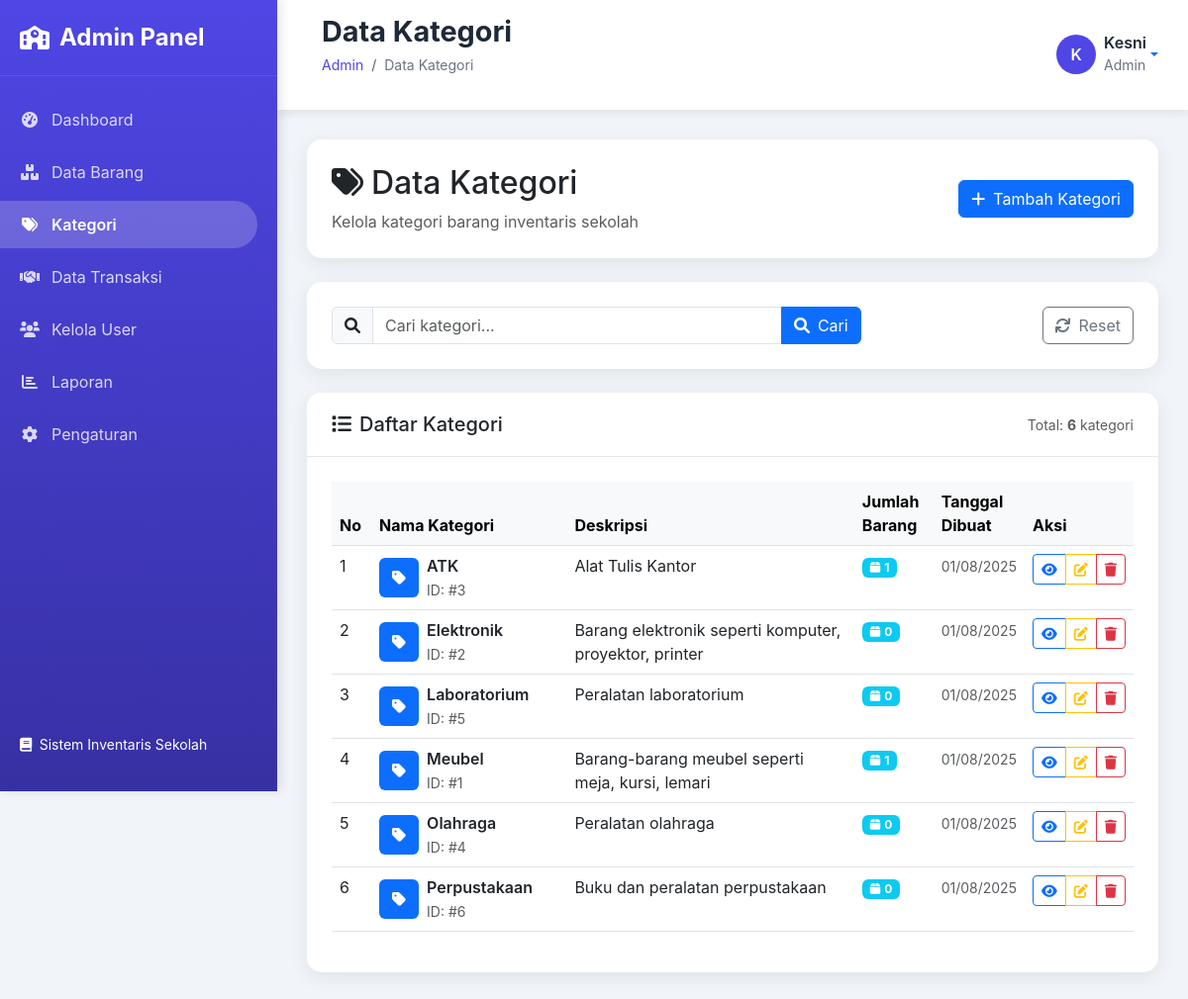
Page /admin/kategori/index.php (signed in) on the committed database.
### tables this page shows
CREATE TABLE `kategori` (
  `id` int(11) NOT NULL,
  `nama_kategori` varchar(100) NOT NULL,
  `deskripsi` text DEFAULT NULL,
  `created_at` timestamp NULL DEFAULT current_timestamp(),
  `updated_at` timestamp NULL DEFAULT current_timestamp() ON UPDATE current_timestamp()
);

### admin/kategori/index.php (the view, shortened to what this page needs)
<?php
require_once '../includes/header.php';
?>
<?php
try {
    $pdo = new PDO("mysql:host=localhost;dbname=inventaris_sekolah", "root", "");
    $pdo->setAttribute(PDO::ATTR_ERRMODE, PDO::ERRMODE_EXCEPTION);
    $page = isset($_GET['page']) ? (int)$_GET['page'] : 1;
    $limit = 10;
    $offset = ($page - 1) * $limit;
    $search = isset($_GET['search']) ? validateInput($_GET['search']) : '';
    $where_conditions = [];
    $params = [];
    $where_clause = !empty($where_conditions) ? "WHERE " . implode(" AND ", $where_conditions) : "";
    $count_query = "SELECT COUNT(*) as total FROM kategori l $where_clause";
    $stmt = $pdo->prepare($count_query);
    $stmt->execute($params);
    $total_records = $stmt->fetch()['total'];
    $query = "
    SELECT
        l.*,
        COUNT(b.id) as jumlah_barang
    FROM kategori l
    LEFT JOIN barang b ON l.id = b.kategori_id
    $where_clause
    GROUP BY l.id, l.nama_kategori, l.deskripsi, l.created_at, l.updated_at
    ORDER BY l.nama_kategori ASC
    LIMIT $limit OFFSET $offset
";
    $stmt = $pdo->prepare($query);
    $stmt->execute($params);
    $kategori_list = $stmt->fetchAll(PDO::FETCH_ASSOC);
} catch (Exception $e) {
    $kategori_list = [];
    $total_records = 0;
    $total_pages = 0;
}
?>
<div class="row mb-4">
    <div class="col-12">
        <div class="card">
            <div class="card-body">
                <div class="row align-items-center">
                    <div class="col-md-8">
                        <h2 class="mb-2">
                            <i class="fas fa-tags me-2"></i>Data Kategori
                        </h2>
                        <p class="text-muted mb-0">Kelola kategori barang inventaris sekolah</p>
                    </div>
                    <div class="col-md-4 text-md-end">
                        <div class="d-flex gap-2 justify-content-md-end">
                            <a href="?action=add" class="btn btn-primary">
                                <i class="fas fa-plus me-2"></i>Tambah Kategori
                            </a>
                        </div>
                    </div>
                </div>
            </div>
        </div>
    </div>
</div>
<div class="row mb-4">
    <div class="col-12">
        <div class="card">
            <div class="card-body">
                <form method="GET" action="" class="row g-3">
                    <div class="col-lg-8 col-md-6 col-12">
                        <div class="input-group">
                            <span class="input-group-text">
                                <i class="fas fa-search"></i>
                            </span>
                            <input type="text" class="form-control" id="search" name="search"
                                placeholder="Cari kategori..." value="<?= htmlspecialchars($search) ?>">
                            <button type="submit" class="btn btn-primary">
                                <i class="fas fa-search me-2"></i><span class="d-none d-md-inline">Cari</span>
                            </button>
                        </div>
                    </div>
                    <div class="col-lg-4 col-md-6 col-12 text-md-end">
                        <a href="index.php" class="btn btn-outline-secondary">
                            <i class="fas fa-refresh me-2"></i><span class="d-none d-md-inline">Reset</span>
                        </a>
                    </div>
                </form>
            </div>
        </div>
    </div>
</div>
<div class="row">
    <div class="col-12">
        <div class="card">
            <div class="card-header">
                <div class="row align-items-center">
                    <div class="col-md-6 col-12 mb-2 mb-md-0">
                        <h5 class="mb-0">
                            <i class="fas fa-list me-2"></i>Daftar Kategori
                        </h5>
                    </div>
                    <div class="col-md-6 col-12 text-md-end">
                        <small class="text-muted">
                            Total: <strong><?= number_format($total_records) ?></strong> kategori
                        </small>
                    </div>
                </div>
            </div>
            <div class="card-body">
                <?php if (empty($kategori_list)): ?>
                    <div class="text-center py-5">
                        <i class="fas fa-tags fa-3x text-muted mb-3"></i>
                        <h5>Tidak ada data kategori</h5>
                        <p class="text-muted">
                            <?= !empty($search) ? 'Tidak ada kategori yang sesuai dengan pencarian.' : 'Belum ada kategori yang ditambahkan.' ?>
                        </p>
                        <?php if (empty($search)): ?>
                            <a href="?action=add" class="btn btn-primary">
                                <i class="fas fa-plus me-2"></i>Tambah Kategori Pertama
                            </a>
                        <?php endif; ?>
                    </div>
                <?php else: ?>
                    <div class="table-responsive">
                        <table class="table table-hover">
                            <thead class="table-light">
                                <tr>
                                    <th width="5%">No</th>
                                    <th width="25%">Nama Kategori</th>
                                    <th width="40%" class="d-none d-md-table-cell">Deskripsi</th>
                                    <th width="10%">Jumlah Barang</th>
                                    <th width="10%">Tanggal Dibuat</th>
                                    <th width="10%">Aksi</th>
                                </tr>
                            </thead>
                            <tbody>
                                <?php foreach ($kategori_list as $index => $kategori): ?>
                                    <tr>
                                        <td><?= $offset + $index + 1 ?></td>
                                        <td>
                                            <div class="d-flex align-items-center">
                                                <div class="bg-primary rounded me-2 d-flex align-items-center justify-content-center"
                                                    style="width: 40px; height: 40px;">
                                                    <i class="fas fa-tag text-white"></i>
                                                </div>
                                                <div>
                                                    <div class="fw-semibold"><?= htmlspecialchars($kategori['nama_kategori']) ?></div>
                                                    <small class="text-muted">ID: #<?= $kategori['id'] ?></small>
                                                </div>
                                            </div>
                                        </td>
                                        <td class="d-none d-md-table-cell">
                                            <?php if ($kategori['deskripsi']): ?>
                                                <?= htmlspecialchars($kategori['deskripsi']) ?>
                                            <?php else: ?>
                                                <span class="text-muted">Tidak ada deskripsi</span>
                                            <?php endif; ?>
                                        </td>
                                        <td>
                                            <span class="badge bg-info">
                                                <i class="fas fa-box me-1"></i><?= $kategori['jumlah_barang'] ?>
                                            </span>
                                        </td>
                                        <td>
                                            <small class="text-muted">
                                                <?= date('d/m/Y', strtotime($kategori['created_at'])) ?>
                                            </small>
                                        </td>
                                        <td>
                                            <div class="btn-group" role="group">
                                                <button type="button" onclick="showDetail(<?= $kategori['id'] ?>)"
                                                    class="btn btn-sm btn-outline-primary" title="Lihat Detail">
                                                    <i class="fas fa-eye"></i>
                                                </button>
                                                <a href="?action=edit&id=<?= $kategori['id'] ?>"
                                                    class="btn btn-sm btn-outline-warning" title="Edit">
                                                    <i class="fas fa-edit"></i>
                                                </a>
                                                <button type="button" class="btn btn-sm btn-outline-danger"
                                                    onclick="showDeleteModal(<?= $kategori['id'] ?>, '<?= htmlspecialchars($kategori['nama_kategori']) ?>')"
                                                    title="Hapus">
                                                    <i class="fas fa-trash"></i>
                                                </button>
                                            </div>
                                        </td>
                                    </tr>
                                <?php endforeach; ?>
                            </tbody>
                        </table>
                    </div>
                <?php endif; ?>
            </div>
        </div>
    </div>
</div>
<?php require_once '../includes/footer.php'; ?>

### admin/includes/header.php (style rules this page uses)
:root { --primary-color: #4f46e5; --primary-dark: #3730a3; --secondary-color: #7c3aed; --success-color: #10b981; --warning-color: #f59e0b; --danger-color: #ef4444; --dark-color: #1f2937; --light-color: #f8fafc; --gray-color: #6b7280; --sidebar-width: 280px; --header-height: 70px; }
* { margin: 0; padding: 0; box-sizing: border-box; }
body { font-family: 'Inter', -apple-system, BlinkMacSystemFont, 'Segoe UI', Roboto, sans-serif; background: #f1f5f9; overflow-x: hidden; }
.card { border: none; border-radius: 15px; box-shadow: 0 5px 20px rgba(0, 0, 0, 0.08); transition: all 0.3s ease; }
.card-header { background: white; border-bottom: 1px solid #e5e7eb; border-radius: 15px 15px 0 0 !important; padding: 20px 25px; }
.card-body { padding: 25px; }

### rows in the picture
kategori: index "1", nama_kategori "ATK", id "3", deskripsi "Alat Tulis Kantor", jumlah_barang "1", created_at "01/08/2025"
kategori: index "2", nama_kategori "Elektronik", id "2", deskripsi "Barang elektronik seperti komputer, proyektor, printer", jumlah_barang "0", created_at "01/08/2025"
kategori: index "3", nama_kategori "Laboratorium", id "5", deskripsi "Peralatan laboratorium", jumlah_barang "0", created_at "01/08/2025"
kategori: index "4", nama_kategori "Meubel", id "1", deskripsi "Barang-barang meubel seperti meja, kursi, lemari", jumlah_barang "1", created_at "01/08/2025"
kategori: index "5", nama_kategori "Olahraga", id "4", deskripsi "Peralatan olahraga", jumlah_barang "0", created_at "01/08/2025"
kategori: index "6", nama_kategori "Perpustakaan", id "6", deskripsi "Buku dan peralatan perpustakaan", jumlah_barang "0", created_at "01/08/2025"

### other values in the picture
$page_title "Data Kategori"
substr($user_name, 0, 1) "K"
$user_name "Kesni"
$user_role "Admin"
$total_records "6"
